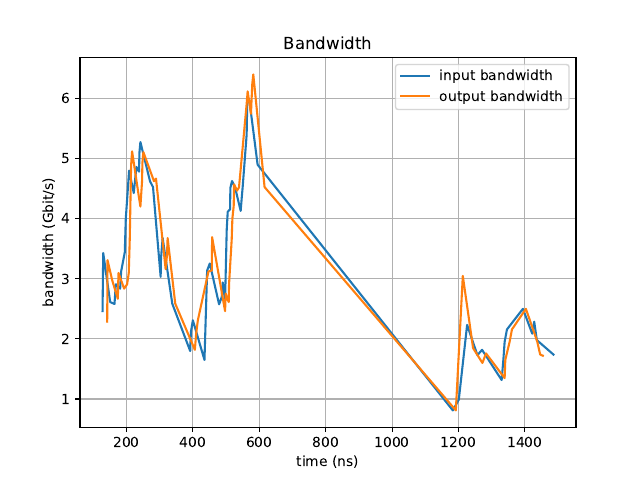

Python code for this plot:
import argparse
import csv
import matplotlib
import matplotlib.pyplot as plt
import numpy as np


def movingAverage(dataReader):
    timeDataDict = {}
    totalTimeBandwidthDict = {}
    movingWindowLength = 100 #SC_NS

    for row in dataReader:
        time = float(row[0])/1000.0 #SC_NS
        value = float(row[1])
        if(time in timeDataDict):
            timeDataDict[time] += value
        else:
            timeDataDict[time] = value
        #clean Dict
        minTime = time-movingWindowLength
        timeDataDict = {k:v for (k,v) in timeDataDict.items() if k > minTime} #k = time, v = dataAmount(in time slot) #remove old/(not in Window) time-value pairs
        
        #save averaged in finale Dict
        deltaT = max(timeDataDict.keys())-min(timeDataDict.keys())
        if((time > 100) & (deltaT > 0)):
            dataAmount = sum(timeDataDict.values())
            bandwidth = dataAmount/deltaT
            totalTimeBandwidthDict[time] = bandwidth
    return totalTimeBandwidthDict


def main():
    parser = argparse.ArgumentParser()
    parser.add_argument('--version', action='version', version='%(prog)s 1.0')
    parser.add_argument("-v", "--verbose", help="increase output verbosity",
                    action="store_true")
    parser.add_argument("-d", "--debug", help="enable debug mode",
                    action="store_true")
    parser.add_argument("-pf", "--pdf", help="print to pdf",
                    action="store_true")
    parser.add_argument("-dp", "--display", help="display plots",
                    action="store_true")
    parser.add_argument("-f", "--file", 
                    help="path to input file")
    parser.add_argument("-c", "--comparefile", 
                    help="path to compare file")
    args = parser.parse_args()

    csvFilePath = args.file
    csvFilePath = 'report_Bandwidth_Input.csv'
    
    csvCompareFilePath = args.comparefile
    csvCompareFilePath = 'report_Bandwidth_Output.csv'
  
    csvfile = open(csvFilePath,  newline='')
    bandwidthReader1 = csv.reader(csvfile, delimiter=',')
    next(bandwidthReader1) #skip header line in File

    csvComparefile = open(csvCompareFilePath,  newline='')
    bandwidthReader2 = csv.reader(csvComparefile, delimiter=',')
    next(bandwidthReader2) #skip header line in File

    
    timeBandwidthDict1 = movingAverage(bandwidthReader1)
    timeBandwidthDict2 = movingAverage(bandwidthReader2)

    fig, ax = plt.subplots()
    ax.plot(timeBandwidthDict1.keys(), timeBandwidthDict1.values())
    ax.plot(timeBandwidthDict2.keys(), timeBandwidthDict2.values())
    ax.legend(["input bandwidth", "output bandwidth"])

    ax.set(xlabel='time (ns)', ylabel='bandwidth (Gbit/s)',
        title='Bandwidth')
    ax.grid()


    #if (argparse.pdf):
    fig.savefig("bandwidth.pdf")
    #if (argparse.display):
    #plt.show() 


    #for row1, row2 in zip(bandwidthReader, bandwidthReader2):
    #    print(row1)
        


if __name__ == "__main__":
    main()
